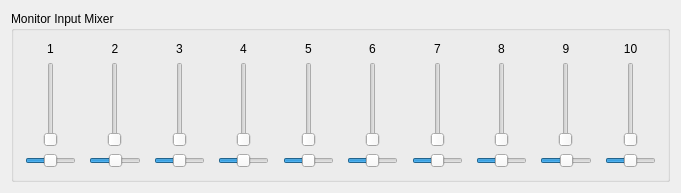
<ui version="4.0" >
 <comment>Copyright (C) 2005-2008 by Daniel Wagner
	
	This file is part of FFADO
	FFADO = Free Firewire (pro-)audio drivers for linux
	
	FFADO is based upon FreeBoB.
	
	This program is free software: you can redistribute it and/or modify
	it under the terms of the GNU General Public License as published by
	the Free Software Foundation, either version 2 of the License, or
	(at your option) version 3 of the License.
	
	This program is distributed in the hope that it will be useful,
	but WITHOUT ANY WARRANTY; without even the implied warranty of
	MERCHANTABILITY or FITNESS FOR A PARTICULAR PURPOSE.  See the
	GNU General Public License for more details.
</comment>
 <class>EdirolFa101ControlUI</class>
 <widget class="QWidget" name="EdirolFa101ControlUI" >
  <property name="geometry" >
   <rect>
    <x>0</x>
    <y>0</y>
    <width>681</width>
    <height>193</height>
   </rect>
  </property>
  <property name="windowTitle" >
   <string>Edirol FA-101</string>
  </property>
  <layout class="QHBoxLayout" >
   <item>
    <widget class="QGroupBox" name="groupBox1" >
     <property name="sizePolicy" >
      <sizepolicy vsizetype="Preferred" hsizetype="Preferred" >
       <horstretch>0</horstretch>
       <verstretch>0</verstretch>
      </sizepolicy>
     </property>
     <property name="title" >
      <string>Monitor Input Mixer</string>
     </property>
     <layout class="QHBoxLayout" >
      <item>
       <layout class="QVBoxLayout" >
        <item>
         <widget class="QLabel" name="textLabel1" >
          <property name="text" >
           <string>1</string>
          </property>
          <property name="alignment" >
           <set>Qt::AlignCenter</set>
          </property>
          <property name="wordWrap" >
           <bool>false</bool>
          </property>
         </widget>
        </item>
        <item>
         <layout class="QHBoxLayout" >
          <item>
           <spacer>
            <property name="orientation" >
             <enum>Qt::Horizontal</enum>
            </property>
            <property name="sizeType" >
             <enum>QSizePolicy::Expanding</enum>
            </property>
            <property name="sizeHint" >
             <size>
              <width>20</width>
              <height>20</height>
             </size>
            </property>
           </spacer>
          </item>
          <item>
           <widget class="QSlider" name="sldInput1" >
            <property name="sizePolicy" >
             <sizepolicy vsizetype="Expanding" hsizetype="Fixed" >
              <horstretch>0</horstretch>
              <verstretch>0</verstretch>
             </sizepolicy>
            </property>
            <property name="minimum" >
             <number>0</number>
            </property>
            <property name="maximum" >
             <number>32767</number>
            </property>
            <property name="singleStep" >
             <number>10000</number>
            </property>
            <property name="pageStep" >
             <number>1000</number>
            </property>
            <property name="orientation" >
             <enum>Qt::Vertical</enum>
            </property>
            <property name="tickInterval" >
             <number>10000</number>
            </property>
           </widget>
          </item>
          <item>
           <spacer>
            <property name="orientation" >
             <enum>Qt::Horizontal</enum>
            </property>
            <property name="sizeType" >
             <enum>QSizePolicy::Expanding</enum>
            </property>
            <property name="sizeHint" >
             <size>
              <width>20</width>
              <height>16</height>
             </size>
            </property>
           </spacer>
          </item>
         </layout>
        </item>
        <item>
         <widget class="QSlider" name="sldBal1" >
          <property name="minimum" >
           <number>-32767</number>
          </property>
          <property name="maximum" >
           <number>32512</number>
          </property>
          <property name="orientation" >
           <enum>Qt::Horizontal</enum>
          </property>
         </widget>
        </item>
       </layout>
      </item>
      <item>
       <spacer>
        <property name="orientation" >
         <enum>Qt::Horizontal</enum>
        </property>
        <property name="sizeType" >
         <enum>QSizePolicy::Expanding</enum>
        </property>
        <property name="sizeHint" >
         <size>
          <width>40</width>
          <height>20</height>
         </size>
        </property>
       </spacer>
      </item>
      <item>
       <layout class="QVBoxLayout" >
        <item>
         <widget class="QLabel" name="textLabel2" >
          <property name="text" >
           <string>2</string>
          </property>
          <property name="alignment" >
           <set>Qt::AlignCenter</set>
          </property>
          <property name="wordWrap" >
           <bool>false</bool>
          </property>
         </widget>
        </item>
        <item>
         <layout class="QHBoxLayout" >
          <item>
           <spacer>
            <property name="orientation" >
             <enum>Qt::Horizontal</enum>
            </property>
            <property name="sizeType" >
             <enum>QSizePolicy::Expanding</enum>
            </property>
            <property name="sizeHint" >
             <size>
              <width>20</width>
              <height>20</height>
             </size>
            </property>
           </spacer>
          </item>
          <item>
           <widget class="QSlider" name="sldInput2" >
            <property name="minimum" >
             <number>0</number>
            </property>
            <property name="maximum" >
             <number>32767</number>
            </property>
            <property name="singleStep" >
             <number>10000</number>
            </property>
            <property name="pageStep" >
             <number>1000</number>
            </property>
            <property name="orientation" >
             <enum>Qt::Vertical</enum>
            </property>
            <property name="tickInterval" >
             <number>10000</number>
            </property>
           </widget>
          </item>
          <item>
           <spacer>
            <property name="orientation" >
             <enum>Qt::Horizontal</enum>
            </property>
            <property name="sizeType" >
             <enum>QSizePolicy::Expanding</enum>
            </property>
            <property name="sizeHint" >
             <size>
              <width>20</width>
              <height>20</height>
             </size>
            </property>
           </spacer>
          </item>
         </layout>
        </item>
        <item>
         <widget class="QSlider" name="sldBal2" >
          <property name="minimum" >
           <number>-32767</number>
          </property>
          <property name="maximum" >
           <number>32512</number>
          </property>
          <property name="orientation" >
           <enum>Qt::Horizontal</enum>
          </property>
         </widget>
        </item>
       </layout>
      </item>
      <item>
       <spacer>
        <property name="orientation" >
         <enum>Qt::Horizontal</enum>
        </property>
        <property name="sizeType" >
         <enum>QSizePolicy::Expanding</enum>
        </property>
        <property name="sizeHint" >
         <size>
          <width>40</width>
          <height>20</height>
         </size>
        </property>
       </spacer>
      </item>
      <item>
       <layout class="QVBoxLayout" >
        <item>
         <widget class="QLabel" name="textLabel3" >
          <property name="text" >
           <string>3</string>
          </property>
          <property name="alignment" >
           <set>Qt::AlignCenter</set>
          </property>
          <property name="wordWrap" >
           <bool>false</bool>
          </property>
         </widget>
        </item>
        <item>
         <layout class="QHBoxLayout" >
          <item>
           <spacer>
            <property name="orientation" >
             <enum>Qt::Horizontal</enum>
            </property>
            <property name="sizeType" >
             <enum>QSizePolicy::Expanding</enum>
            </property>
            <property name="sizeHint" >
             <size>
              <width>20</width>
              <height>20</height>
             </size>
            </property>
           </spacer>
          </item>
          <item>
           <widget class="QSlider" name="sldInput3" >
            <property name="minimum" >
             <number>0</number>
            </property>
            <property name="maximum" >
             <number>32767</number>
            </property>
            <property name="singleStep" >
             <number>10000</number>
            </property>
            <property name="pageStep" >
             <number>1000</number>
            </property>
            <property name="orientation" >
             <enum>Qt::Vertical</enum>
            </property>
            <property name="tickInterval" >
             <number>10000</number>
            </property>
           </widget>
          </item>
          <item>
           <spacer>
            <property name="orientation" >
             <enum>Qt::Horizontal</enum>
            </property>
            <property name="sizeType" >
             <enum>QSizePolicy::Expanding</enum>
            </property>
            <property name="sizeHint" >
             <size>
              <width>20</width>
              <height>20</height>
             </size>
            </property>
           </spacer>
          </item>
         </layout>
        </item>
        <item>
         <widget class="QSlider" name="sldBal3" >
          <property name="minimum" >
           <number>-32767</number>
          </property>
          <property name="maximum" >
           <number>32512</number>
          </property>
          <property name="orientation" >
           <enum>Qt::Horizontal</enum>
          </property>
         </widget>
        </item>
       </layout>
      </item>
      <item>
       <spacer>
        <property name="orientation" >
         <enum>Qt::Horizontal</enum>
        </property>
        <property name="sizeType" >
         <enum>QSizePolicy::Expanding</enum>
        </property>
        <property name="sizeHint" >
         <size>
          <width>40</width>
          <height>20</height>
         </size>
        </property>
       </spacer>
      </item>
      <item>
       <layout class="QVBoxLayout" >
        <item>
         <widget class="QLabel" name="textLabel4" >
          <property name="text" >
           <string>4</string>
          </property>
          <property name="alignment" >
           <set>Qt::AlignCenter</set>
          </property>
          <property name="wordWrap" >
           <bool>false</bool>
          </property>
         </widget>
        </item>
        <item>
         <layout class="QHBoxLayout" >
          <item>
           <spacer>
            <property name="orientation" >
             <enum>Qt::Horizontal</enum>
            </property>
            <property name="sizeType" >
             <enum>QSizePolicy::Expanding</enum>
            </property>
            <property name="sizeHint" >
             <size>
              <width>20</width>
              <height>20</height>
             </size>
            </property>
           </spacer>
          </item>
          <item>
           <widget class="QSlider" name="sldInput4" >
            <property name="minimum" >
             <number>0</number>
            </property>
            <property name="maximum" >
             <number>32767</number>
            </property>
            <property name="singleStep" >
             <number>10000</number>
            </property>
            <property name="pageStep" >
             <number>1000</number>
            </property>
            <property name="orientation" >
             <enum>Qt::Vertical</enum>
            </property>
            <property name="tickInterval" >
             <number>10000</number>
            </property>
           </widget>
          </item>
          <item>
           <spacer>
            <property name="orientation" >
             <enum>Qt::Horizontal</enum>
            </property>
            <property name="sizeType" >
             <enum>QSizePolicy::Expanding</enum>
            </property>
            <property name="sizeHint" >
             <size>
              <width>20</width>
              <height>20</height>
             </size>
            </property>
           </spacer>
          </item>
         </layout>
        </item>
        <item>
         <widget class="QSlider" name="sldBal4" >
          <property name="minimum" >
           <number>-32767</number>
          </property>
          <property name="maximum" >
           <number>32512</number>
          </property>
          <property name="orientation" >
           <enum>Qt::Horizontal</enum>
          </property>
         </widget>
        </item>
       </layout>
      </item>
      <item>
       <spacer>
        <property name="orientation" >
         <enum>Qt::Horizontal</enum>
        </property>
        <property name="sizeType" >
         <enum>QSizePolicy::Expanding</enum>
        </property>
        <property name="sizeHint" >
         <size>
          <width>40</width>
          <height>20</height>
         </size>
        </property>
       </spacer>
      </item>
      <item>
       <layout class="QVBoxLayout" >
        <item>
         <widget class="QLabel" name="textLabel5" >
          <property name="text" >
           <string>5</string>
          </property>
          <property name="alignment" >
           <set>Qt::AlignCenter</set>
          </property>
          <property name="wordWrap" >
           <bool>false</bool>
          </property>
         </widget>
        </item>
        <item>
         <layout class="QHBoxLayout" >
          <item>
           <spacer>
            <property name="orientation" >
             <enum>Qt::Horizontal</enum>
            </property>
            <property name="sizeType" >
             <enum>QSizePolicy::Expanding</enum>
            </property>
            <property name="sizeHint" >
             <size>
              <width>20</width>
              <height>20</height>
             </size>
            </property>
           </spacer>
          </item>
          <item>
           <widget class="QSlider" name="sldInput5" >
            <property name="minimumSize" >
             <size>
              <width>0</width>
              <height>80</height>
             </size>
            </property>
            <property name="minimum" >
             <number>0</number>
            </property>
            <property name="maximum" >
             <number>32767</number>
            </property>
            <property name="singleStep" >
             <number>10000</number>
            </property>
            <property name="pageStep" >
             <number>1000</number>
            </property>
            <property name="orientation" >
             <enum>Qt::Vertical</enum>
            </property>
            <property name="tickInterval" >
             <number>10000</number>
            </property>
           </widget>
          </item>
          <item>
           <spacer>
            <property name="orientation" >
             <enum>Qt::Horizontal</enum>
            </property>
            <property name="sizeType" >
             <enum>QSizePolicy::Expanding</enum>
            </property>
            <property name="sizeHint" >
             <size>
              <width>20</width>
              <height>20</height>
             </size>
            </property>
           </spacer>
          </item>
         </layout>
        </item>
        <item>
         <widget class="QSlider" name="sldBal5" >
          <property name="minimum" >
           <number>-32767</number>
          </property>
          <property name="maximum" >
           <number>32512</number>
          </property>
          <property name="orientation" >
           <enum>Qt::Horizontal</enum>
          </property>
         </widget>
        </item>
       </layout>
      </item>
      <item>
       <spacer>
        <property name="orientation" >
         <enum>Qt::Horizontal</enum>
        </property>
        <property name="sizeType" >
         <enum>QSizePolicy::Expanding</enum>
        </property>
        <property name="sizeHint" >
         <size>
          <width>40</width>
          <height>20</height>
         </size>
        </property>
       </spacer>
      </item>
      <item>
       <layout class="QVBoxLayout" >
        <item>
         <widget class="QLabel" name="textLabel6" >
          <property name="text" >
           <string>6</string>
          </property>
          <property name="alignment" >
           <set>Qt::AlignCenter</set>
          </property>
          <property name="wordWrap" >
           <bool>false</bool>
          </property>
         </widget>
        </item>
        <item>
         <layout class="QHBoxLayout" >
          <item>
           <spacer>
            <property name="orientation" >
             <enum>Qt::Horizontal</enum>
            </property>
            <property name="sizeType" >
             <enum>QSizePolicy::Expanding</enum>
            </property>
            <property name="sizeHint" >
             <size>
              <width>20</width>
              <height>20</height>
             </size>
            </property>
           </spacer>
          </item>
          <item>
           <widget class="QSlider" name="sldInput6" >
            <property name="minimum" >
             <number>0</number>
            </property>
            <property name="maximum" >
             <number>32767</number>
            </property>
            <property name="singleStep" >
             <number>10000</number>
            </property>
            <property name="pageStep" >
             <number>1000</number>
            </property>
            <property name="orientation" >
             <enum>Qt::Vertical</enum>
            </property>
            <property name="tickInterval" >
             <number>10000</number>
            </property>
           </widget>
          </item>
          <item>
           <spacer>
            <property name="orientation" >
             <enum>Qt::Horizontal</enum>
            </property>
            <property name="sizeType" >
             <enum>QSizePolicy::Expanding</enum>
            </property>
            <property name="sizeHint" >
             <size>
              <width>20</width>
              <height>20</height>
             </size>
            </property>
           </spacer>
          </item>
         </layout>
        </item>
        <item>
         <widget class="QSlider" name="sldBal6" >
          <property name="minimum" >
           <number>-32767</number>
          </property>
          <property name="maximum" >
           <number>32512</number>
          </property>
          <property name="orientation" >
           <enum>Qt::Horizontal</enum>
          </property>
         </widget>
        </item>
       </layout>
      </item>
      <item>
       <spacer>
        <property name="orientation" >
         <enum>Qt::Horizontal</enum>
        </property>
        <property name="sizeType" >
         <enum>QSizePolicy::Expanding</enum>
        </property>
        <property name="sizeHint" >
         <size>
          <width>40</width>
          <height>20</height>
         </size>
        </property>
       </spacer>
      </item>
      <item>
       <layout class="QVBoxLayout" >
        <item>
         <widget class="QLabel" name="textLabel7" >
          <property name="text" >
           <string>7</string>
          </property>
          <property name="alignment" >
           <set>Qt::AlignCenter</set>
          </property>
          <property name="wordWrap" >
           <bool>false</bool>
          </property>
         </widget>
        </item>
        <item>
         <layout class="QHBoxLayout" >
          <item>
           <spacer>
            <property name="orientation" >
             <enum>Qt::Horizontal</enum>
            </property>
            <property name="sizeType" >
             <enum>QSizePolicy::Expanding</enum>
            </property>
            <property name="sizeHint" >
             <size>
              <width>20</width>
              <height>20</height>
             </size>
            </property>
           </spacer>
          </item>
          <item>
           <widget class="QSlider" name="sldInput7" >
            <property name="minimumSize" >
             <size>
              <width>0</width>
              <height>80</height>
             </size>
            </property>
            <property name="minimum" >
             <number>0</number>
            </property>
            <property name="maximum" >
             <number>32767</number>
            </property>
            <property name="singleStep" >
             <number>10000</number>
            </property>
            <property name="pageStep" >
             <number>1000</number>
            </property>
            <property name="orientation" >
             <enum>Qt::Vertical</enum>
            </property>
            <property name="tickInterval" >
             <number>10000</number>
            </property>
           </widget>
          </item>
          <item>
           <spacer>
            <property name="orientation" >
             <enum>Qt::Horizontal</enum>
            </property>
            <property name="sizeType" >
             <enum>QSizePolicy::Expanding</enum>
            </property>
            <property name="sizeHint" >
             <size>
              <width>20</width>
              <height>20</height>
             </size>
            </property>
           </spacer>
          </item>
         </layout>
        </item>
        <item>
         <widget class="QSlider" name="sldBal7" >
          <property name="minimum" >
           <number>-32767</number>
          </property>
          <property name="maximum" >
           <number>32512</number>
          </property>
          <property name="orientation" >
           <enum>Qt::Horizontal</enum>
          </property>
         </widget>
        </item>
       </layout>
      </item>
      <item>
       <spacer>
        <property name="orientation" >
         <enum>Qt::Horizontal</enum>
        </property>
        <property name="sizeType" >
         <enum>QSizePolicy::Expanding</enum>
        </property>
        <property name="sizeHint" >
         <size>
          <width>40</width>
          <height>20</height>
         </size>
        </property>
       </spacer>
      </item>
      <item>
       <layout class="QVBoxLayout" >
        <item>
         <widget class="QLabel" name="textLabel8" >
          <property name="text" >
           <string>8</string>
          </property>
          <property name="alignment" >
           <set>Qt::AlignCenter</set>
          </property>
          <property name="wordWrap" >
           <bool>false</bool>
          </property>
         </widget>
        </item>
        <item>
         <layout class="QHBoxLayout" >
          <item>
           <spacer>
            <property name="orientation" >
             <enum>Qt::Horizontal</enum>
            </property>
            <property name="sizeType" >
             <enum>QSizePolicy::Expanding</enum>
            </property>
            <property name="sizeHint" >
             <size>
              <width>20</width>
              <height>20</height>
             </size>
            </property>
           </spacer>
          </item>
          <item>
           <widget class="QSlider" name="sldInput8" >
            <property name="minimum" >
             <number>0</number>
            </property>
            <property name="maximum" >
             <number>32767</number>
            </property>
            <property name="singleStep" >
             <number>10000</number>
            </property>
            <property name="pageStep" >
             <number>1000</number>
            </property>
            <property name="orientation" >
             <enum>Qt::Vertical</enum>
            </property>
            <property name="tickInterval" >
             <number>10000</number>
            </property>
           </widget>
          </item>
          <item>
           <spacer>
            <property name="orientation" >
             <enum>Qt::Horizontal</enum>
            </property>
            <property name="sizeType" >
             <enum>QSizePolicy::Expanding</enum>
            </property>
            <property name="sizeHint" >
             <size>
              <width>20</width>
              <height>20</height>
             </size>
            </property>
           </spacer>
          </item>
         </layout>
        </item>
        <item>
         <widget class="QSlider" name="sldBal8" >
          <property name="minimum" >
           <number>-32767</number>
          </property>
          <property name="maximum" >
           <number>32512</number>
          </property>
          <property name="orientation" >
           <enum>Qt::Horizontal</enum>
          </property>
         </widget>
        </item>
       </layout>
      </item>
      <item>
       <spacer>
        <property name="orientation" >
         <enum>Qt::Horizontal</enum>
        </property>
        <property name="sizeType" >
         <enum>QSizePolicy::Expanding</enum>
        </property>
        <property name="sizeHint" >
         <size>
          <width>40</width>
          <height>20</height>
         </size>
        </property>
       </spacer>
      </item>
      <item>
       <layout class="QVBoxLayout" >
        <item>
         <widget class="QLabel" name="textLabel9" >
          <property name="text" >
           <string>9</string>
          </property>
          <property name="alignment" >
           <set>Qt::AlignCenter</set>
          </property>
          <property name="wordWrap" >
           <bool>false</bool>
          </property>
         </widget>
        </item>
        <item>
         <layout class="QHBoxLayout" >
          <item>
           <spacer>
            <property name="orientation" >
             <enum>Qt::Horizontal</enum>
            </property>
            <property name="sizeType" >
             <enum>QSizePolicy::Expanding</enum>
            </property>
            <property name="sizeHint" >
             <size>
              <width>20</width>
              <height>20</height>
             </size>
            </property>
           </spacer>
          </item>
          <item>
           <widget class="QSlider" name="sldInput9" >
            <property name="minimumSize" >
             <size>
              <width>0</width>
              <height>80</height>
             </size>
            </property>
            <property name="minimum" >
             <number>0</number>
            </property>
            <property name="maximum" >
             <number>32767</number>
            </property>
            <property name="singleStep" >
             <number>10000</number>
            </property>
            <property name="pageStep" >
             <number>1000</number>
            </property>
            <property name="orientation" >
             <enum>Qt::Vertical</enum>
            </property>
            <property name="tickInterval" >
             <number>10000</number>
            </property>
           </widget>
          </item>
          <item>
           <spacer>
            <property name="orientation" >
             <enum>Qt::Horizontal</enum>
            </property>
            <property name="sizeType" >
             <enum>QSizePolicy::Expanding</enum>
            </property>
            <property name="sizeHint" >
             <size>
              <width>20</width>
              <height>20</height>
             </size>
            </property>
           </spacer>
          </item>
         </layout>
        </item>
        <item>
         <widget class="QSlider" name="sldBal9" >
          <property name="minimum" >
           <number>-32767</number>
          </property>
          <property name="maximum" >
           <number>32512</number>
          </property>
          <property name="orientation" >
           <enum>Qt::Horizontal</enum>
          </property>
         </widget>
        </item>
       </layout>
      </item>
      <item>
       <spacer>
        <property name="orientation" >
         <enum>Qt::Horizontal</enum>
        </property>
        <property name="sizeType" >
         <enum>QSizePolicy::Expanding</enum>
        </property>
        <property name="sizeHint" >
         <size>
          <width>40</width>
          <height>20</height>
         </size>
        </property>
       </spacer>
      </item>
      <item>
       <layout class="QVBoxLayout" >
        <item>
         <widget class="QLabel" name="textLabel10" >
          <property name="text" >
           <string>10</string>
          </property>
          <property name="alignment" >
           <set>Qt::AlignCenter</set>
          </property>
          <property name="wordWrap" >
           <bool>false</bool>
          </property>
         </widget>
        </item>
        <item>
         <layout class="QHBoxLayout" >
          <item>
           <spacer>
            <property name="orientation" >
             <enum>Qt::Horizontal</enum>
            </property>
            <property name="sizeType" >
             <enum>QSizePolicy::Expanding</enum>
            </property>
            <property name="sizeHint" >
             <size>
              <width>20</width>
              <height>20</height>
             </size>
            </property>
           </spacer>
          </item>
          <item>
           <widget class="QSlider" name="sldInput10" >
            <property name="minimum" >
             <number>0</number>
            </property>
            <property name="maximum" >
             <number>32767</number>
            </property>
            <property name="singleStep" >
             <number>10000</number>
            </property>
            <property name="pageStep" >
             <number>1000</number>
            </property>
            <property name="orientation" >
             <enum>Qt::Vertical</enum>
            </property>
            <property name="tickInterval" >
             <number>10000</number>
            </property>
           </widget>
          </item>
          <item>
           <spacer>
            <property name="orientation" >
             <enum>Qt::Horizontal</enum>
            </property>
            <property name="sizeType" >
             <enum>QSizePolicy::Expanding</enum>
            </property>
            <property name="sizeHint" >
             <size>
              <width>20</width>
              <height>20</height>
             </size>
            </property>
           </spacer>
          </item>
         </layout>
        </item>
        <item>
         <widget class="QSlider" name="sldBal10" >
          <property name="minimum" >
           <number>-32768</number>
          </property>
          <property name="maximum" >
           <number>32512</number>
          </property>
          <property name="orientation" >
           <enum>Qt::Horizontal</enum>
          </property>
         </widget>
        </item>
       </layout>
      </item>
     </layout>
    </widget>
   </item>
  </layout>
 </widget>
 <layoutdefault spacing="6" margin="11" />
 <pixmapfunction>qPixmapFromMimeSource</pixmapfunction>
 <resources/>
 <connections>
  <connection>
   <sender>sldInput1</sender>
   <signal>sliderMoved(int)</signal>
   <receiver>EdirolFa101ControlUI</receiver>
   <slot>setVolumeIn1(int)</slot>
   <hints>
    <hint type="sourcelabel" >
     <x>20</x>
     <y>20</y>
    </hint>
    <hint type="destinationlabel" >
     <x>20</x>
     <y>20</y>
    </hint>
   </hints>
  </connection>
  <connection>
   <sender>sldInput2</sender>
   <signal>sliderMoved(int)</signal>
   <receiver>EdirolFa101ControlUI</receiver>
   <slot>setVolumeIn2(int)</slot>
   <hints>
    <hint type="sourcelabel" >
     <x>20</x>
     <y>20</y>
    </hint>
    <hint type="destinationlabel" >
     <x>20</x>
     <y>20</y>
    </hint>
   </hints>
  </connection>
  <connection>
   <sender>sldInput3</sender>
   <signal>sliderMoved(int)</signal>
   <receiver>EdirolFa101ControlUI</receiver>
   <slot>setVolumeIn3(int)</slot>
   <hints>
    <hint type="sourcelabel" >
     <x>20</x>
     <y>20</y>
    </hint>
    <hint type="destinationlabel" >
     <x>20</x>
     <y>20</y>
    </hint>
   </hints>
  </connection>
  <connection>
   <sender>sldInput4</sender>
   <signal>sliderMoved(int)</signal>
   <receiver>EdirolFa101ControlUI</receiver>
   <slot>setVolumeIn4(int)</slot>
   <hints>
    <hint type="sourcelabel" >
     <x>20</x>
     <y>20</y>
    </hint>
    <hint type="destinationlabel" >
     <x>20</x>
     <y>20</y>
    </hint>
   </hints>
  </connection>
  <connection>
   <sender>sldInput5</sender>
   <signal>sliderMoved(int)</signal>
   <receiver>EdirolFa101ControlUI</receiver>
   <slot>setVolumeIn5(int)</slot>
   <hints>
    <hint type="sourcelabel" >
     <x>20</x>
     <y>20</y>
    </hint>
    <hint type="destinationlabel" >
     <x>20</x>
     <y>20</y>
    </hint>
   </hints>
  </connection>
  <connection>
   <sender>sldInput6</sender>
   <signal>sliderMoved(int)</signal>
   <receiver>EdirolFa101ControlUI</receiver>
   <slot>setVolumeIn6(int)</slot>
   <hints>
    <hint type="sourcelabel" >
     <x>20</x>
     <y>20</y>
    </hint>
    <hint type="destinationlabel" >
     <x>20</x>
     <y>20</y>
    </hint>
   </hints>
  </connection>
  <connection>
   <sender>sldInput7</sender>
   <signal>sliderMoved(int)</signal>
   <receiver>EdirolFa101ControlUI</receiver>
   <slot>setVolumeIn7(int)</slot>
   <hints>
    <hint type="sourcelabel" >
     <x>20</x>
     <y>20</y>
    </hint>
    <hint type="destinationlabel" >
     <x>20</x>
     <y>20</y>
    </hint>
   </hints>
  </connection>
  <connection>
   <sender>sldInput8</sender>
   <signal>sliderMoved(int)</signal>
   <receiver>EdirolFa101ControlUI</receiver>
   <slot>setVolumeIn8(int)</slot>
   <hints>
    <hint type="sourcelabel" >
     <x>20</x>
     <y>20</y>
    </hint>
    <hint type="destinationlabel" >
     <x>20</x>
     <y>20</y>
    </hint>
   </hints>
  </connection>
  <connection>
   <sender>sldInput9</sender>
   <signal>sliderMoved(int)</signal>
   <receiver>EdirolFa101ControlUI</receiver>
   <slot>setVolumeIn9(int)</slot>
   <hints>
    <hint type="sourcelabel" >
     <x>20</x>
     <y>20</y>
    </hint>
    <hint type="destinationlabel" >
     <x>20</x>
     <y>20</y>
    </hint>
   </hints>
  </connection>
  <connection>
   <sender>sldInput10</sender>
   <signal>sliderMoved(int)</signal>
   <receiver>EdirolFa101ControlUI</receiver>
   <slot>setVolumeIn10(int)</slot>
   <hints>
    <hint type="sourcelabel" >
     <x>20</x>
     <y>20</y>
    </hint>
    <hint type="destinationlabel" >
     <x>20</x>
     <y>20</y>
    </hint>
   </hints>
  </connection>
  <connection>
   <sender>sldBal1</sender>
   <signal>sliderMoved(int)</signal>
   <receiver>EdirolFa101ControlUI</receiver>
   <slot>setBalanceIn1(int)</slot>
   <hints>
    <hint type="sourcelabel" >
     <x>20</x>
     <y>20</y>
    </hint>
    <hint type="destinationlabel" >
     <x>20</x>
     <y>20</y>
    </hint>
   </hints>
  </connection>
  <connection>
   <sender>sldBal2</sender>
   <signal>sliderMoved(int)</signal>
   <receiver>EdirolFa101ControlUI</receiver>
   <slot>setBalanceIn2(int)</slot>
   <hints>
    <hint type="sourcelabel" >
     <x>20</x>
     <y>20</y>
    </hint>
    <hint type="destinationlabel" >
     <x>20</x>
     <y>20</y>
    </hint>
   </hints>
  </connection>
  <connection>
   <sender>sldBal3</sender>
   <signal>sliderMoved(int)</signal>
   <receiver>EdirolFa101ControlUI</receiver>
   <slot>setBalanceIn3(int)</slot>
   <hints>
    <hint type="sourcelabel" >
     <x>20</x>
     <y>20</y>
    </hint>
    <hint type="destinationlabel" >
     <x>20</x>
     <y>20</y>
    </hint>
   </hints>
  </connection>
  <connection>
   <sender>sldBal4</sender>
   <signal>sliderMoved(int)</signal>
   <receiver>EdirolFa101ControlUI</receiver>
   <slot>setBalanceIn4(int)</slot>
   <hints>
    <hint type="sourcelabel" >
     <x>20</x>
     <y>20</y>
    </hint>
    <hint type="destinationlabel" >
     <x>20</x>
     <y>20</y>
    </hint>
   </hints>
  </connection>
  <connection>
   <sender>sldBal5</sender>
   <signal>sliderMoved(int)</signal>
   <receiver>EdirolFa101ControlUI</receiver>
   <slot>setBalanceIn5(int)</slot>
   <hints>
    <hint type="sourcelabel" >
     <x>20</x>
     <y>20</y>
    </hint>
    <hint type="destinationlabel" >
     <x>20</x>
     <y>20</y>
    </hint>
   </hints>
  </connection>
  <connection>
   <sender>sldBal6</sender>
   <signal>sliderMoved(int)</signal>
   <receiver>EdirolFa101ControlUI</receiver>
   <slot>setBalanceIn6(int)</slot>
   <hints>
    <hint type="sourcelabel" >
     <x>20</x>
     <y>20</y>
    </hint>
    <hint type="destinationlabel" >
     <x>20</x>
     <y>20</y>
    </hint>
   </hints>
  </connection>
  <connection>
   <sender>sldBal7</sender>
   <signal>sliderMoved(int)</signal>
   <receiver>EdirolFa101ControlUI</receiver>
   <slot>setBalanceIn7(int)</slot>
   <hints>
    <hint type="sourcelabel" >
     <x>20</x>
     <y>20</y>
    </hint>
    <hint type="destinationlabel" >
     <x>20</x>
     <y>20</y>
    </hint>
   </hints>
  </connection>
  <connection>
   <sender>sldBal8</sender>
   <signal>sliderMoved(int)</signal>
   <receiver>EdirolFa101ControlUI</receiver>
   <slot>setBalanceIn8(int)</slot>
   <hints>
    <hint type="sourcelabel" >
     <x>20</x>
     <y>20</y>
    </hint>
    <hint type="destinationlabel" >
     <x>20</x>
     <y>20</y>
    </hint>
   </hints>
  </connection>
  <connection>
   <sender>sldBal9</sender>
   <signal>sliderMoved(int)</signal>
   <receiver>EdirolFa101ControlUI</receiver>
   <slot>setBalanceIn9(int)</slot>
   <hints>
    <hint type="sourcelabel" >
     <x>20</x>
     <y>20</y>
    </hint>
    <hint type="destinationlabel" >
     <x>20</x>
     <y>20</y>
    </hint>
   </hints>
  </connection>
  <connection>
   <sender>sldBal10</sender>
   <signal>sliderMoved(int)</signal>
   <receiver>EdirolFa101ControlUI</receiver>
   <slot>setVolumeIn10(int)</slot>
   <hints>
    <hint type="sourcelabel" >
     <x>20</x>
     <y>20</y>
    </hint>
    <hint type="destinationlabel" >
     <x>20</x>
     <y>20</y>
    </hint>
   </hints>
  </connection>
 </connections>
</ui>
